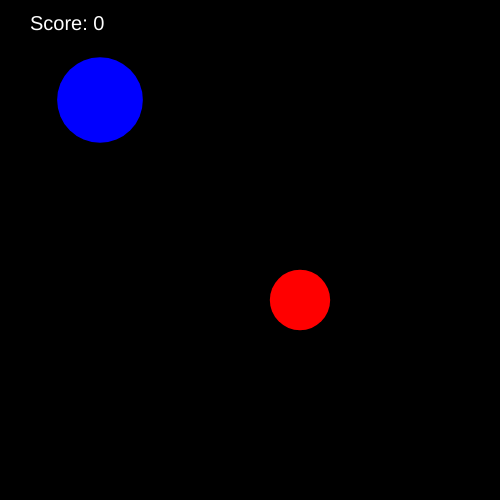
Frame 1 (no input)
Frame 60 (no input): identical to frame 1, image omitted
Frame 120 (the mouse pressed at the canvas centre since frame 60): identical to frame 1, image omitted

The p5.js sketch that drew this single still picture (run headless with seeded random() and noise() and a simulated clock; from frame 60 on, the mouse is pressed at the canvas centre):

// p5.js sketch
// ── sketch.js
let myXPos = 100;
let myYPos = 100;
let mySize;

let enemyXPos = 300;
let enemyYPos = 300;
let enemySize;

let Score = 0; 

function setup() {
  createCanvas(500, 500);
  noStroke();

  mySize = random(50, 100);
  enemySize = random(50, 100);
}

function draw() {
  background(0);

  fill(255, 0, 0);
  ellipse(enemyXPos, enemyYPos, enemySize, enemySize);

  fill(0, 0, 255);
  ellipse(myXPos, myYPos, mySize, mySize);

  if (keyIsDown(65)) {
    myXPos -= 3;
  }

  if (keyIsDown(68)) {
    myXPos += 3;
  }

  if (keyIsDown(87)) {
    myYPos -= 3;
  }

  if (keyIsDown(83)) {
    myYPos += 3;
  }

  let distance = dist(myXPos, myYPos, enemyXPos, enemyYPos);

  if (distance <= (mySize / 2) + (enemySize / 2)) {
    fill(random(255), random(255), random(255));

    Score++
   
  }
  fill(255,255,255)
  textSize(20)
  text("Score: " + Score, 30, 30 )
}
